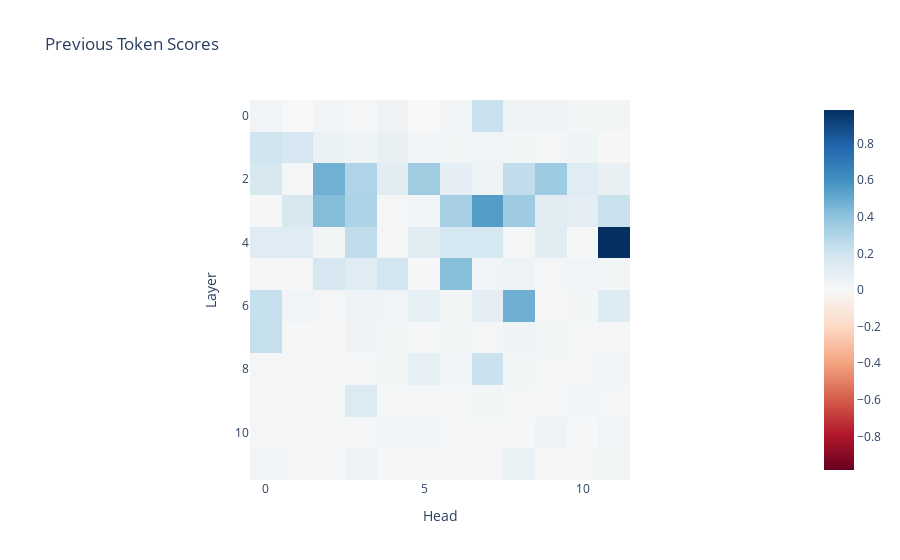
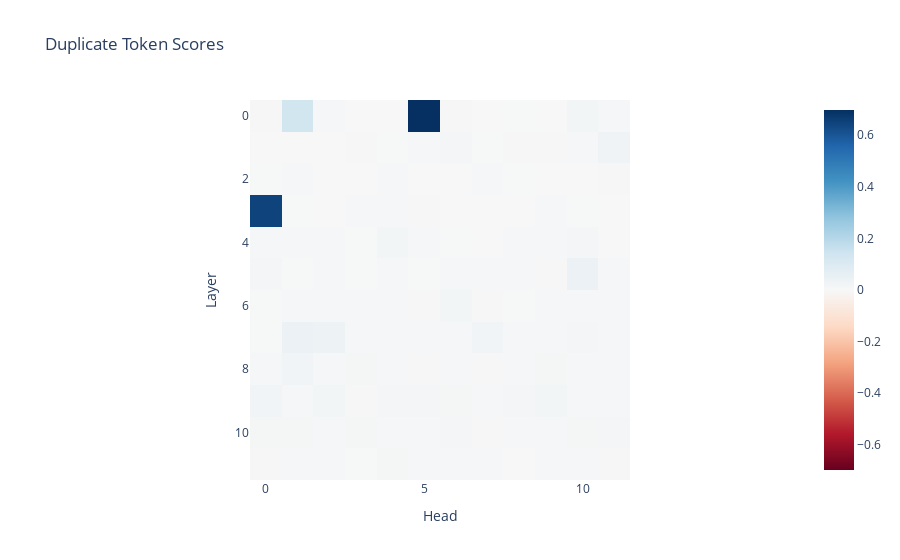
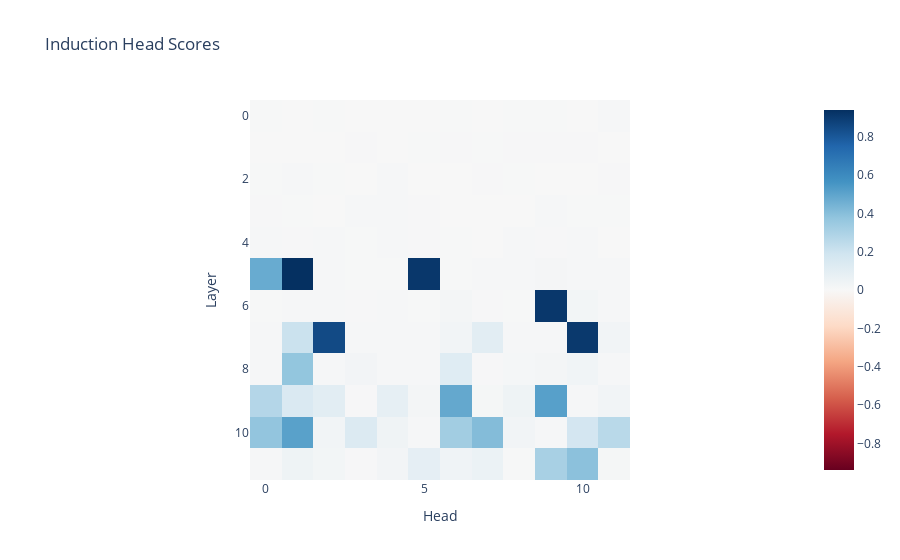

The code cell stored with these charts, in order, in its notebook:
### Markdown cell above
We can now plot the head scores, and instantly see that the relevant early heads are induction heads or duplicate token heads (though also that there's a lot of induction heads that are *not* use - I have no idea why!).

### Code cell
imshow(
    prev_token_scores, labels={"x": "Head", "y": "Layer"}, title="Previous Token Scores"
)
imshow(
    duplicate_token_scores,
    labels={"x": "Head", "y": "Layer"},
    title="Duplicate Token Scores",
)
imshow(
    induction_scores, labels={"x": "Head", "y": "Layer"}, title="Induction Head Scores"
)

### Figure 1 — Plotly figure (JSON) as saved in the notebook; plotly's stock layout.template omitted (floating-point values rounded to 4 significant figures; data arrays with more than 128 entries replaced by an {"elided": "..."} marker saying what was removed)
{"data": [{"coloraxis": "coloraxis", "hovertemplate": "Head: %{x}<br>Layer: %{y}<br>color: %{z}<extra></extra>", "name": "0", "type": "heatmap", "xaxis": "x", "yaxis": "y", "z": {"elided": "12x12 float values"}}], "layout": {"coloraxis": {"cmid": 0, "colorscale": [[0, "rgb(103,0,31)"], [0.1, "rgb(178,24,43)"], [0.2, "rgb(214,96,77)"], [0.3, "rgb(244,165,130)"], [0.4, "rgb(253,219,199)"], [0.5, "rgb(247,247,247)"], [0.6, "rgb(209,229,240)"], [0.7, "rgb(146,197,222)"], [0.8, "rgb(67,147,195)"], [0.9, "rgb(33,102,172)"], [1, "rgb(5,48,97)"]]}, "title": {"text": "Previous Token Scores"}, "xaxis": {"anchor": "y", "constrain": "domain", "domain": [0, 1], "scaleanchor": "y", "title": {"text": "Head"}}, "yaxis": {"anchor": "x", "autorange": "reversed", "constrain": "domain", "domain": [0, 1], "title": {"text": "Layer"}}}}

### Figure 2 — Plotly figure (JSON) as saved in the notebook; plotly's stock layout.template omitted (floating-point values rounded to 4 significant figures; data arrays with more than 128 entries replaced by an {"elided": "..."} marker saying what was removed)
{"data": [{"coloraxis": "coloraxis", "hovertemplate": "Head: %{x}<br>Layer: %{y}<br>color: %{z}<extra></extra>", "name": "0", "type": "heatmap", "xaxis": "x", "yaxis": "y", "z": {"elided": "12x12 float values"}}], "layout": {"coloraxis": {"cmid": 0, "colorscale": [[0, "rgb(103,0,31)"], [0.1, "rgb(178,24,43)"], [0.2, "rgb(214,96,77)"], [0.3, "rgb(244,165,130)"], [0.4, "rgb(253,219,199)"], [0.5, "rgb(247,247,247)"], [0.6, "rgb(209,229,240)"], [0.7, "rgb(146,197,222)"], [0.8, "rgb(67,147,195)"], [0.9, "rgb(33,102,172)"], [1, "rgb(5,48,97)"]]}, "title": {"text": "Duplicate Token Scores"}, "xaxis": {"anchor": "y", "constrain": "domain", "domain": [0, 1], "scaleanchor": "y", "title": {"text": "Head"}}, "yaxis": {"anchor": "x", "autorange": "reversed", "constrain": "domain", "domain": [0, 1], "title": {"text": "Layer"}}}}

### Figure 3 — Plotly figure (JSON) as saved in the notebook; plotly's stock layout.template omitted (floating-point values rounded to 4 significant figures; data arrays with more than 128 entries replaced by an {"elided": "..."} marker saying what was removed)
{"data": [{"coloraxis": "coloraxis", "hovertemplate": "Head: %{x}<br>Layer: %{y}<br>color: %{z}<extra></extra>", "name": "0", "type": "heatmap", "xaxis": "x", "yaxis": "y", "z": {"elided": "12x12 float values"}}], "layout": {"coloraxis": {"cmid": 0, "colorscale": [[0, "rgb(103,0,31)"], [0.1, "rgb(178,24,43)"], [0.2, "rgb(214,96,77)"], [0.3, "rgb(244,165,130)"], [0.4, "rgb(253,219,199)"], [0.5, "rgb(247,247,247)"], [0.6, "rgb(209,229,240)"], [0.7, "rgb(146,197,222)"], [0.8, "rgb(67,147,195)"], [0.9, "rgb(33,102,172)"], [1, "rgb(5,48,97)"]]}, "title": {"text": "Induction Head Scores"}, "xaxis": {"anchor": "y", "constrain": "domain", "domain": [0, 1], "scaleanchor": "y", "title": {"text": "Head"}}, "yaxis": {"anchor": "x", "autorange": "reversed", "constrain": "domain", "domain": [0, 1], "title": {"text": "Layer"}}}}
